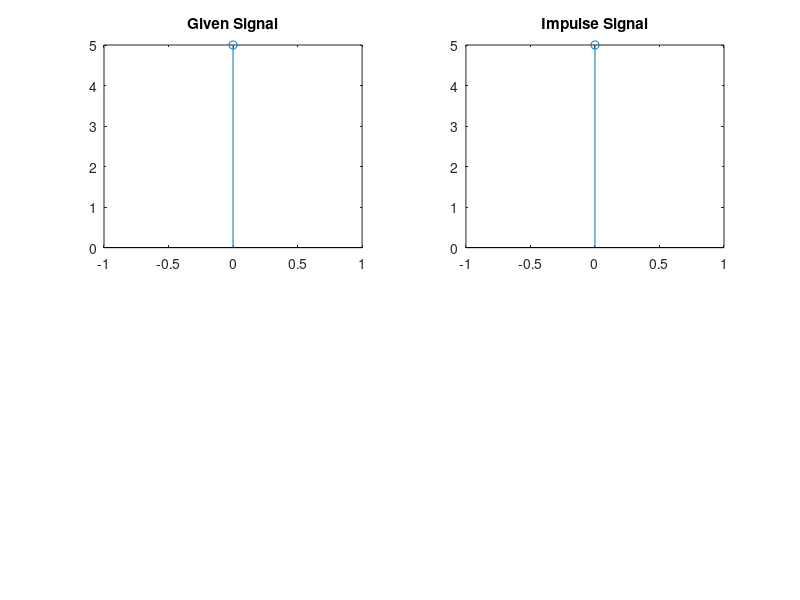

MATLAB code for this plot: (Note: this script raises an error after producing the figure.)
x=input("x= ");
h=input("h= ");
L=4;
n1=0:length(x)-1;
subplot(2,2,1); stem(n1,x);
title("Given Signal");
n2=0:length(h)-1;
subplot(2,2,2); stem(n2,h);
title("Impulse Signal");
M=length(h);
N=L+M-1;
lx=length(x);
r=rem(lx,L);
if r~=0
  x1=[x zeroes(1,L-r)];
else
  x1=x;
end
nr=length(x1)/L;
h1=[h zeros(1,L-1)];
Ma=zeros(nr,L);
Ma1=zeros(nr,N);
Ma2=zeros(nr,N);
for k=1:nr
  Ma(k,:)=x1(((k-1)*L+1):k*L);
  if k==1
    Ma1(k,:)=[zeros(1,M-1) Ma(k,:)];
  else
  Ma1(k,:)=[Ma(k-1, (L-M+2):L) Ma(k,:)];
end
Ma2(k,:)=functionCirle(Ma1(k,:),h1);
end
Ma3=Ma2(:,M:N);
y1=Ma3;
y=y1(:);
n3=0:length(y)-1;
subplot(2,2,3:4);
stem(n3,real(y));
axis([min(n3)-1 max(n3)+1 min(real(y))-1 max(real(y))+1]);
title('Convoluted Signal');
